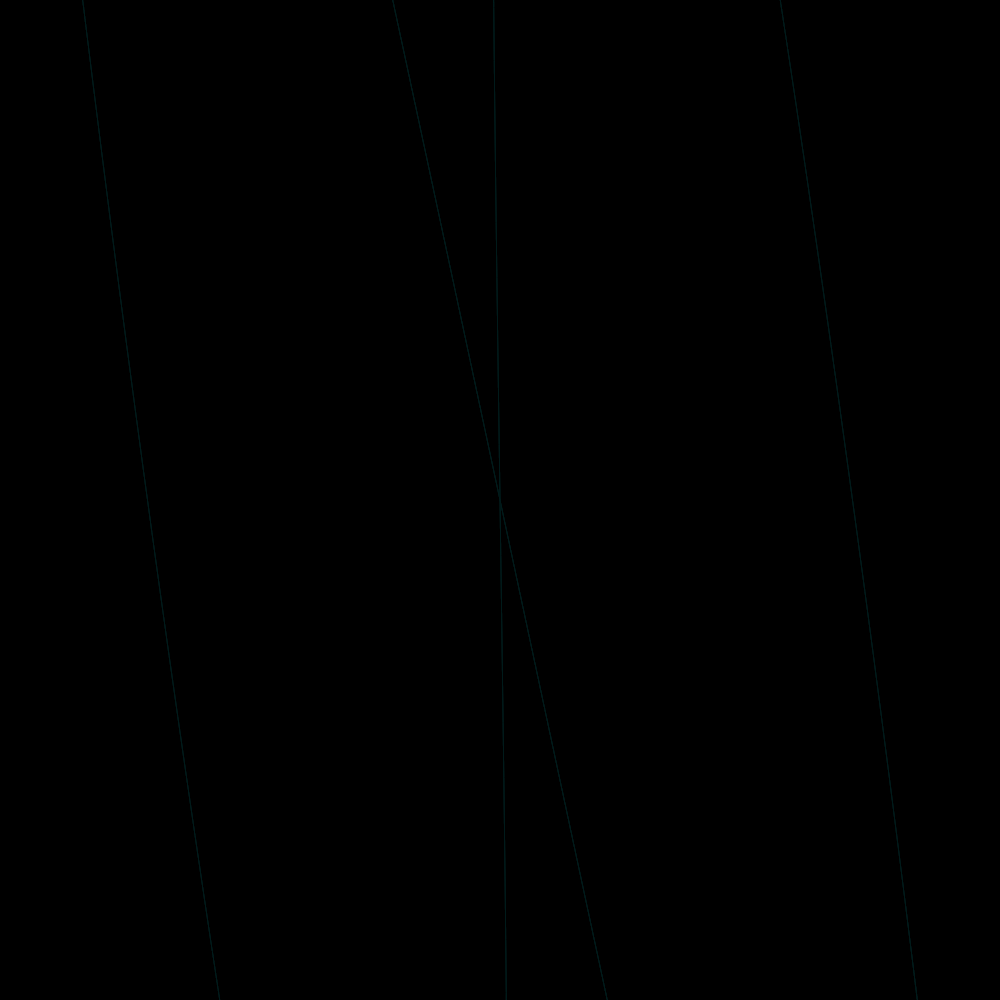
Frame 1 (no input)
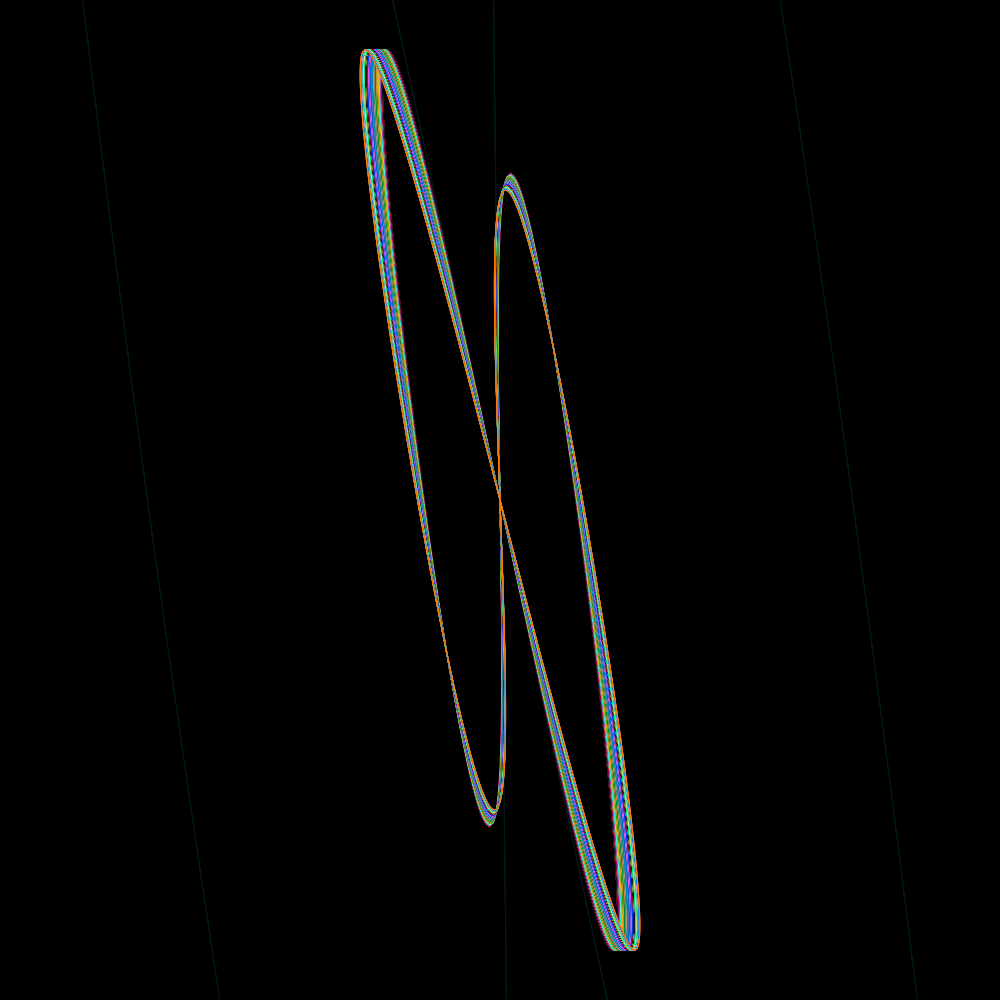
Frame 60 (no input)
Frame 120 (the mouse pressed at the canvas centre since frame 60): identical to frame 60, image omitted

The p5.js sketch that drew these frames (run headless with seeded random() and noise() and a simulated clock; from frame 60 on, the mouse is pressed at the canvas centre):

// p5.js sketch
// ── sketch.js
// click to pause

let type = 1; 
let size = 1; // strokeweight
let alph = 100; // transparency 
let numb = 3000; //  pixels x drawing
// offset and increm add randomness to the center point  0 offset = none 
let offset = 0; //stray length
let increm = 0.01; //speed of change
let a = 5.0; // radius of circle not moving
let b = 2.5; // radius of moving circle
let c = 1.0; // length drawing arm from center of circle, moving

let zoom = 90;
let n = 3;
let x, y, offsetx, offsety;
let i = 10;
let p = 1;
let r = 125;
let g = 25;
let bl = 25;

function setup() {
  let w = windowHeight;
  if (windowWidth < windowHeight) {
    w = windowWidth;
  }
  createCanvas(w, w);
  angleMode(DEGREES);
  background(0);
}
function draw() {
  if (p > 0) {
    a = b + random(+0.01, 0.025);
    b = a + random(-0.02, 0.01);
    c = c + random(-0.025, 0.015);
    r = r + random(-10, 3);
    g = g + random(-24, 10);
    bl = bl + random(-10, 35);

    if ((type = 1)) {
      if (a > 1) {
        a = 2;
      }
      if (a < 1) {
        a = 1;
      }
      if (b > 20) {
        b = 1.5;
      }
      if (b < 1) {
        b = 20;
      }
      if (c < 0) {
        c = 20;
      }
      if (c > 1) {
        c = 1;
      }
    }
    if ((type = 2)) {
      if (a > 15) {
        a = 3.0;
      }
      if (a < 1) {
        a = 20;
      }
      if (b > 20) {
        b = 2.0;
      }
      if (b < 2.0) {
        b = 20;
      }
      if (c < 8) {
        c = 20;
      }
      if (c > 20) {
        c = 12;
      }
    }
    if (r > 2) {
      r = 0;
    }
    if (r < 0) {
      r = 256;
    }
    if (g < 0) {
      g = 256;
    }
    if (g > 256) {
      g = 0;
    }
    if (bl > 256) {
      bl = 0;
    }
    if (bl < 0) {
      bl = 256;
    }
    let max = 0;
    offsetx = noise(i) * offset - offset / 2;
    offsety = noise(i + 10000) * offset - offset / 2;
    beginShape();
    for (var n = 0; n < numb; n++) {
      if (type == 1) {
        x = (a - b) * cosn(n) + a * cos((a / b + 1) * n);
        y = (a - b) * tan(n) - c * cos((a / c - 1) * i);
      } else if (type == 2) {
        x = (a + b) * cos(n) + c * sin((b / b + 1) * n);
        y = (a + b) * cos(n) + b * sin((b / b + 1) * n);
      }
      noFill();
      stroke(r, g, bl, alph);
      strokeWeight(size);
      if (x > max) {
        max = x;
      }
      vertex(width / 2 + offsetx + y * zoom, height / 2 + offsety + x * zoom);
    }
    endShape();
    zoom = (width / 2 - 50) / max;
    i = i + increm;
  }
}
function mousePressed() {
  p = p * -1;
}
